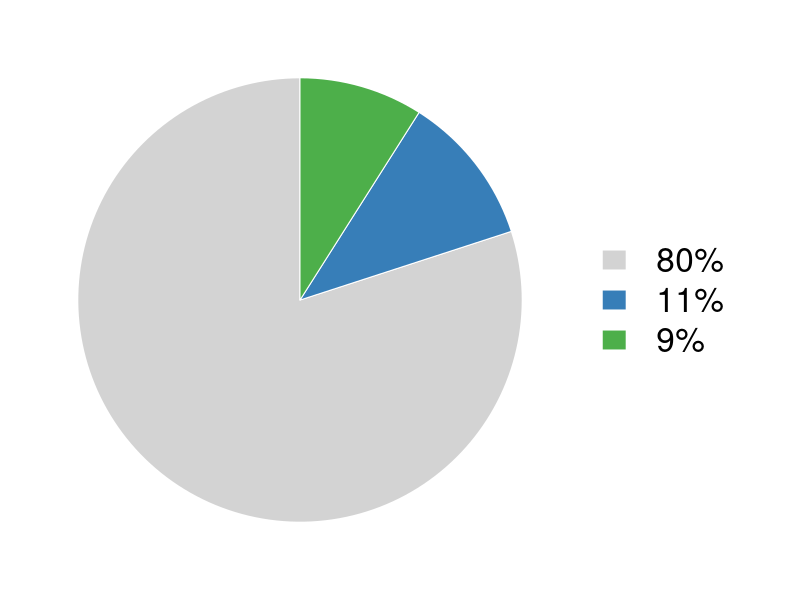

R code for this plot:
## ---- chunk 1
variantColors <- RColorBrewer::brewer.pal(4, "Set1")
names(variantColors) <- c("r", "c", "s", "v")
## ---- chunk 2
par(mar = c(0, 0, 0, 10))
pie(c(0.80, 0.11, 0.09), col = c("lightgrey", variantColors[c("c", "s")]), border = "white", labels = "", init.angle = 90)
rng <- par("usr")
legend(rng[2] - 0.1, 0, yjust = 0.5, legend = c("80%", "11%", "9%"), fill = c("lightgrey", variantColors[c("c", "s")]), bty = "n", border = "white", cex = 2, xpd = TRUE)
